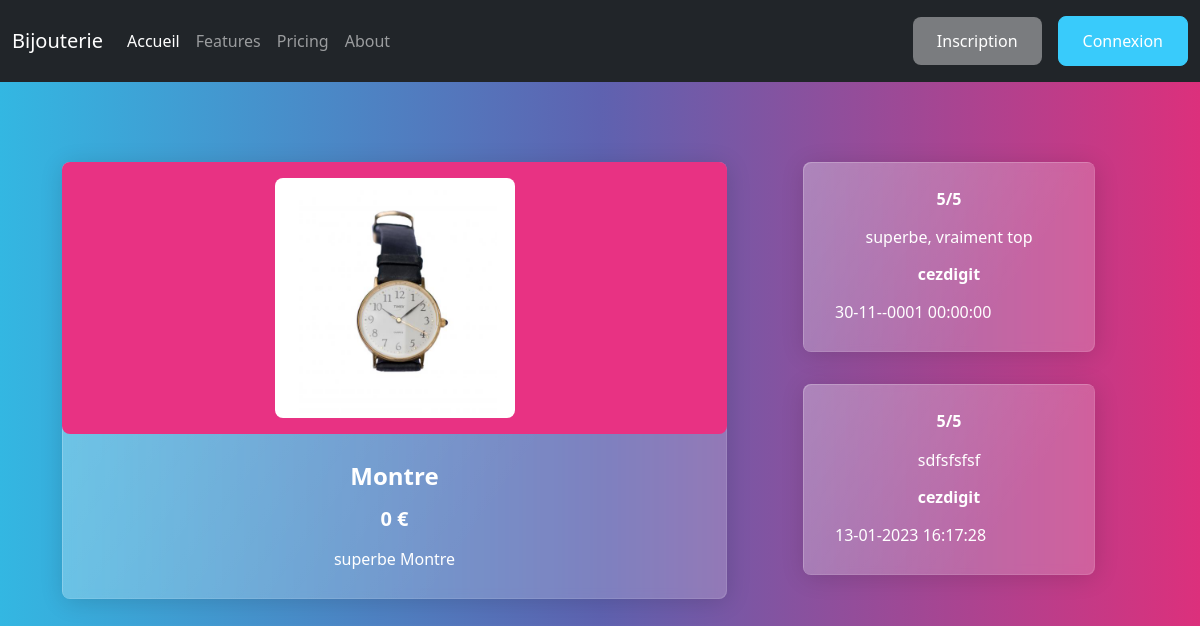
The app's page /front/detailProduit.php?id=7 with its own data.
### tables this page shows
CREATE TABLE `product` (
  `id` int(11) NOT NULL,
  `title` varchar(255) NOT NULL,
  `price` float NOT NULL,
  `size` varchar(255) DEFAULT NULL,
  `picture` varchar(255) NOT NULL,
  `description` text NOT NULL,
  `id_category` int(11) NOT NULL
);

CREATE TABLE `rating` (
  `id` int(11) NOT NULL,
  `comment` text NOT NULL,
  `rate` int(11) NOT NULL,
  `publish_date` datetime NOT NULL,
  `id_product` int(11) NOT NULL,
  `id_user` int(11) NOT NULL
);

CREATE TABLE `user` (
  `id` int(11) NOT NULL,
  `email` varchar(255) NOT NULL,
  `password` varchar(255) NOT NULL,
  `username` varchar(255) NOT NULL,
  `role` varchar(255) NOT NULL
);

### inc/init.inc.php (called while the page is built, shortened)
<?php
$pdo= new PDO('mysql:host=localhost;dbname=bijouterie', 'root', '', array(PDO::ATTR_ERRMODE=>PDO::ERRMODE_WARNING, PDO::MYSQL_ATTR_INIT_COMMAND=>'SET NAMES utf8'));
function executeRequete($requete, $param  =array())
{
    foreach ($param as $marqueur => $valeur)
    {
            $param[$marqueur]=htmlspecialchars($valeur);
    }
    global $pdo;
             $resultat=$pdo->prepare($requete);
         $success= $resultat->execute($param);
    if ($success){
        return $resultat;
    }else{
        return false;
    }
}

### front/detailProduit.php (the view, shortened to what this page needs)
<?php require_once '../inc/header.inc.php';
if (!empty($_GET['id'])) {
    $req = executeRequete("SELECT * FROM product WHERE id=:id", array(
        ':id' => $_GET['id']
    ));
    $product = $req->fetch(PDO::FETCH_ASSOC);
    $requete=executeRequete("SELECT u.username as username, r.* FROM rating r INNER JOIN user u ON u.id=r.id_user WHERE id_product=:id", array(
            ':id'=>$_GET['id']
    ));
    $comments=$requete->fetchAll(PDO::FETCH_ASSOC);
} else {
    header('location:../');
    exit();
}
?>
<div class="row">
    <div class="card col-md-7 p-0 border-primary m-3">
        <div class="card-header rounded p-0 text-center bg bg-info">
            <img src="<?= BASE . $product['picture']; ?>" width="240" alt="" class=" rounded img-fluid m-2" alt="">
        </div>
        <div class="card-body">
            <h4 class="card-title text-center"><?= $product['title']; ?></h4>
            <h5 class="card-title text-center"><?= $product['price'] . ' €'; ?></h5>
            <p class="card-text text-center"><?= $product['description']; ?></p>
        </div>
    </div>
    <div class="col-md-4">
        <?php foreach ($comments as $comment): ?>
            <div class="card  border-primary m-3">
                <div class="card-body">
                    <h6 class="card-title text-center"><?= $comment['rate']; ?>/5</h6>
                    <p class="card-text text-center"><?= $comment['comment']; ?></p>
                    <h6 class="card-title text-center"><?= $comment['username'] ; ?></h6>
                    <span class="card-title text-center"><?= date_format(new DateTime($comment['publish_date']), 'd-m-Y H:i:s' )  ; ?></span>
                </div>
            </div>
        <?php endforeach; ?>
    </div>
    </div>
<?php require_once '../inc/footer.inc.php'; ?>

### records on screen
product: picture (picture), title "Montre", price "0", description "superbe Montre"
rating: rate "5", comment "superbe, vraiment top", id_user.username "cezdigit", publish_date "30-11--0001 00:00:00"
rating: rate "5", comment "sdfsfsfsf", id_user.username "cezdigit", publish_date "13-01-2023 16:17:28"
